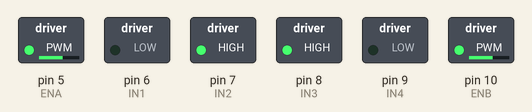
A sketch run on a simulated Arduino Uno, built with avr-gcc and run on an emulated ATmega328P. Shown: switched loads named in the sketch (green lamp = pin HIGH).

Above: at 0.1 s.
Timing chart, 0 to 1.6 s (numbered marks = the images above):
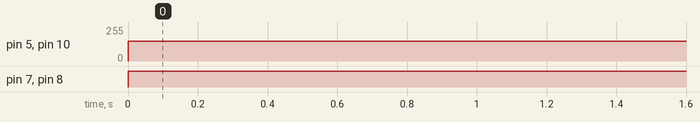

Measured:
- by itself, pin 5 (ENA), pin 10 (ENB): 0/255 → 150/255 at 0.00 s
- by itself, pin 7 (IN2), pin 8 (IN3): LOW → HIGH at 0.00 s

The sketch:

run_circles.ino
```cpp
// Motor Pins
#define ENA 5
#define IN1 6
#define IN2 7
#define IN3 8
#define IN4 9
#define ENB 10

// Speeds for circling (adjust these to change the circle radius/direction)
#define LEFT_SPEED 150
#define RIGHT_SPEED -150

// Drive function matching original motor control logic
void drive(int l, int r) {
  digitalWrite(IN1, l >= 0 ? LOW : HIGH);
  digitalWrite(IN2, l >= 0 ? HIGH : LOW);
  digitalWrite(IN3, r >= 0 ? LOW : HIGH);
  digitalWrite(IN4, r >= 0 ? HIGH : LOW);
  analogWrite(ENA, constrain(abs(l), 0, 255));
  analogWrite(ENB, constrain(abs(r), 0, 255));
}

void setup() {
  pinMode(ENA, OUTPUT);
  pinMode(IN1, OUTPUT);
  pinMode(IN2, OUTPUT);
  pinMode(IN3, OUTPUT);
  pinMode(IN4, OUTPUT);
  pinMode(ENB, OUTPUT);
}

void loop() {
  // Drive left wheel faster than right wheel to turn in a continuous circle
  drive(LEFT_SPEED, RIGHT_SPEED);
}
```
